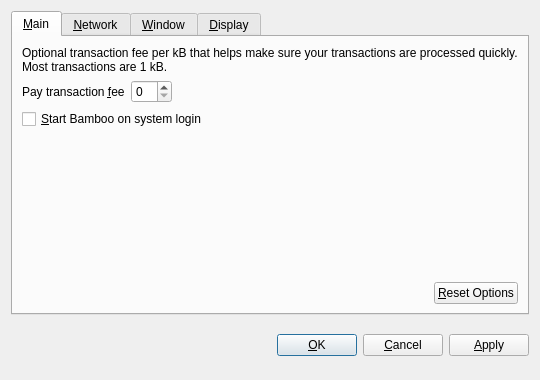
<?xml version="1.0" encoding="UTF-8"?>
<ui version="4.0">
 <class>OptionsDialog</class>
 <widget class="QDialog" name="OptionsDialog">
  <property name="geometry">
   <rect>
    <x>0</x>
    <y>0</y>
    <width>540</width>
    <height>380</height>
   </rect>
  </property>
  <property name="windowTitle">
   <string>Options</string>
  </property>
  <property name="modal">
   <bool>true</bool>
  </property>
  <layout class="QVBoxLayout" name="verticalLayout">
   <item>
    <widget class="QTabWidget" name="tabWidget">
     <property name="tabPosition">
      <enum>QTabWidget::North</enum>
     </property>
     <property name="currentIndex">
      <number>0</number>
     </property>
     <widget class="QWidget" name="tabMain">
      <attribute name="title">
       <string>&amp;Main</string>
      </attribute>
      <layout class="QVBoxLayout" name="verticalLayout_Main">
       <item>
        <widget class="QLabel" name="transactionFeeInfoLabel">
         <property name="text">
          <string>Optional transaction fee per kB that helps make sure your transactions are processed quickly. Most transactions are 1 kB.</string>
         </property>
         <property name="textFormat">
          <enum>Qt::PlainText</enum>
         </property>
         <property name="wordWrap">
          <bool>true</bool>
         </property>
        </widget>
       </item>
       <item>
        <layout class="QHBoxLayout" name="horizontalLayout_1_Main">
         <item>
          <widget class="QLabel" name="transactionFeeLabel">
           <property name="text">
            <string>Pay transaction &amp;fee</string>
           </property>
           <property name="textFormat">
            <enum>Qt::PlainText</enum>
           </property>
           <property name="buddy">
            <cstring>transactionFee</cstring>
           </property>
          </widget>
         </item>
         <item>
          <widget class="BitcoinAmountField" name="transactionFee"/>
         </item>
         <item>
          <spacer name="horizontalSpacer_1_Main">
           <property name="orientation">
            <enum>Qt::Horizontal</enum>
           </property>
           <property name="sizeHint" stdset="0">
            <size>
             <width>40</width>
             <height>20</height>
            </size>
           </property>
          </spacer>
         </item>
        </layout>
       </item>
       <item>
        <widget class="QCheckBox" name="bitcoinAtStartup">
         <property name="toolTip">
          <string>Automatically start Bamboo after logging in to the system.</string>
         </property>
         <property name="text">
          <string>&amp;Start Bamboo on system login</string>
         </property>
        </widget>
       </item>
       <item>
        <spacer name="verticalSpacer_Main">
         <property name="orientation">
          <enum>Qt::Vertical</enum>
         </property>
         <property name="sizeHint" stdset="0">
          <size>
           <width>20</width>
           <height>40</height>
          </size>
         </property>
        </spacer>
       </item>
       <item>
        <layout class="QHBoxLayout" name="horizontalLayout_2_Main">
         <item>
          <spacer name="horizontalSpacer_2_Main">
           <property name="orientation">
            <enum>Qt::Horizontal</enum>
           </property>
           <property name="sizeHint" stdset="0">
            <size>
             <width>40</width>
             <height>20</height>
            </size>
           </property>
          </spacer>
         </item>
         <item>
          <widget class="QPushButton" name="resetButton">
           <property name="toolTip">
            <string>Reset all client options to default.</string>
           </property>
           <property name="text">
            <string>&amp;Reset Options</string>
           </property>
           <property name="autoDefault">
            <bool>false</bool>
           </property>
          </widget>
         </item>
        </layout>
       </item>
      </layout>
     </widget>
     <widget class="QWidget" name="tabNetwork">
      <attribute name="title">
       <string>&amp;Network</string>
      </attribute>
      <layout class="QVBoxLayout" name="verticalLayout_Network">
       <item>
        <widget class="QCheckBox" name="mapPortUpnp">
         <property name="toolTip">
          <string>Automatically open the Bamboo client port on the router. This only works when your router supports UPnP and it is enabled.</string>
         </property>
         <property name="text">
          <string>Map port using &amp;UPnP</string>
         </property>
        </widget>
       </item>
       <item>
        <widget class="QCheckBox" name="connectSocks">
         <property name="toolTip">
          <string>Connect to the Bamboo network through a SOCKS proxy (e.g. when connecting through Tor).</string>
         </property>
         <property name="text">
          <string>&amp;Connect through SOCKS proxy:</string>
         </property>
        </widget>
       </item>
       <item>
        <layout class="QHBoxLayout" name="horizontalLayout_Network">
         <item>
          <widget class="QLabel" name="proxyIpLabel">
           <property name="text">
            <string>Proxy &amp;IP:</string>
           </property>
           <property name="textFormat">
            <enum>Qt::PlainText</enum>
           </property>
           <property name="buddy">
            <cstring>proxyIp</cstring>
           </property>
          </widget>
         </item>
         <item>
          <widget class="QValidatedLineEdit" name="proxyIp">
           <property name="maximumSize">
            <size>
             <width>140</width>
             <height>16777215</height>
            </size>
           </property>
           <property name="toolTip">
            <string>IP address of the proxy (e.g. 127.0.0.1)</string>
           </property>
          </widget>
         </item>
         <item>
          <widget class="QLabel" name="proxyPortLabel">
           <property name="text">
            <string>&amp;Port:</string>
           </property>
           <property name="textFormat">
            <enum>Qt::PlainText</enum>
           </property>
           <property name="buddy">
            <cstring>proxyPort</cstring>
           </property>
          </widget>
         </item>
         <item>
          <widget class="QLineEdit" name="proxyPort">
           <property name="maximumSize">
            <size>
             <width>55</width>
             <height>16777215</height>
            </size>
           </property>
           <property name="toolTip">
            <string>Port of the proxy (e.g. 9050)</string>
           </property>
          </widget>
         </item>
         <item>
          <widget class="QLabel" name="socksVersionLabel">
           <property name="text">
            <string>SOCKS &amp;Version:</string>
           </property>
           <property name="textFormat">
            <enum>Qt::PlainText</enum>
           </property>
           <property name="buddy">
            <cstring>socksVersion</cstring>
           </property>
          </widget>
         </item>
         <item>
          <widget class="QValueComboBox" name="socksVersion">
           <property name="toolTip">
            <string>SOCKS version of the proxy (e.g. 5)</string>
           </property>
          </widget>
         </item>
         <item>
          <spacer name="horizontalSpacer_Network">
           <property name="orientation">
            <enum>Qt::Horizontal</enum>
           </property>
           <property name="sizeHint" stdset="0">
            <size>
             <width>40</width>
             <height>20</height>
            </size>
           </property>
          </spacer>
         </item>
        </layout>
       </item>
       <item>
        <spacer name="verticalSpacer_Network">
         <property name="orientation">
          <enum>Qt::Vertical</enum>
         </property>
         <property name="sizeHint" stdset="0">
          <size>
           <width>20</width>
           <height>40</height>
          </size>
         </property>
        </spacer>
       </item>
      </layout>
     </widget>
     <widget class="QWidget" name="tabWindow">
      <attribute name="title">
       <string>&amp;Window</string>
      </attribute>
      <layout class="QVBoxLayout" name="verticalLayout_Window">
       <item>
        <widget class="QCheckBox" name="minimizeToTray">
         <property name="toolTip">
          <string>Show only a tray icon after minimizing the window.</string>
         </property>
         <property name="text">
          <string>&amp;Minimize to the tray instead of the taskbar</string>
         </property>
        </widget>
       </item>
       <item>
        <widget class="QCheckBox" name="minimizeOnClose">
         <property name="toolTip">
          <string>Minimize instead of exit the application when the window is closed. When this option is enabled, the application will be closed only after selecting Quit in the menu.</string>
         </property>
         <property name="text">
          <string>M&amp;inimize on close</string>
         </property>
        </widget>
       </item>
       <item>
        <spacer name="verticalSpacer_Window">
         <property name="orientation">
          <enum>Qt::Vertical</enum>
         </property>
         <property name="sizeHint" stdset="0">
          <size>
           <width>20</width>
           <height>40</height>
          </size>
         </property>
        </spacer>
       </item>
      </layout>
     </widget>
     <widget class="QWidget" name="tabDisplay">
      <attribute name="title">
       <string>&amp;Display</string>
      </attribute>
      <layout class="QVBoxLayout" name="verticalLayout_Display">
       <item>
        <layout class="QHBoxLayout" name="horizontalLayout_1_Display">
         <item>
          <widget class="QLabel" name="langLabel">
           <property name="text">
            <string>User Interface &amp;language:</string>
           </property>
           <property name="textFormat">
            <enum>Qt::PlainText</enum>
           </property>
           <property name="buddy">
            <cstring>lang</cstring>
           </property>
          </widget>
         </item>
         <item>
          <widget class="QValueComboBox" name="lang">
           <property name="toolTip">
            <string>The user interface language can be set here. This setting will take effect after restarting Bamboo.</string>
           </property>
          </widget>
         </item>
        </layout>
       </item>
       <item>
        <layout class="QHBoxLayout" name="horizontalLayout_2_Display">
         <item>
          <widget class="QLabel" name="unitLabel">
           <property name="text">
            <string>&amp;Unit to show amounts in:</string>
           </property>
           <property name="textFormat">
            <enum>Qt::PlainText</enum>
           </property>
           <property name="buddy">
            <cstring>unit</cstring>
           </property>
          </widget>
         </item>
         <item>
          <widget class="QValueComboBox" name="unit">
           <property name="toolTip">
            <string>Choose the default subdivision unit to show in the interface and when sending coins.</string>
           </property>
          </widget>
         </item>
        </layout>
       </item>
       <item>
        <widget class="QCheckBox" name="displayAddresses">
         <property name="toolTip">
          <string>Whether to show Bamboo addresses in the transaction list or not.</string>
         </property>
         <property name="text">
          <string>&amp;Display addresses in transaction list</string>
         </property>
        </widget>
       </item>
       <item>
        <widget class="QCheckBox" name="coinControlFeatures">
         <property name="toolTip">
          <string>Whether to show coin control features or not.</string>
         </property>
         <property name="text">
          <string>Display coin &amp;control features (experts only!)</string>
         </property>
        </widget>
       </item>
       <item>
        <spacer name="verticalSpacer_Display">
         <property name="orientation">
          <enum>Qt::Vertical</enum>
         </property>
         <property name="sizeHint" stdset="0">
          <size>
           <width>20</width>
           <height>40</height>
          </size>
         </property>
        </spacer>
       </item>
      </layout>
     </widget>
    </widget>
   </item>
   <item>
    <layout class="QHBoxLayout" name="horizontalLayout_Buttons">
     <item>
      <spacer name="horizontalSpacer_1">
       <property name="orientation">
        <enum>Qt::Horizontal</enum>
       </property>
       <property name="sizeHint" stdset="0">
        <size>
         <width>40</width>
         <height>48</height>
        </size>
       </property>
      </spacer>
     </item>
     <item>
      <widget class="QLabel" name="statusLabel">
       <property name="font">
        <font>
         <weight>75</weight>
         <bold>true</bold>
        </font>
       </property>
       <property name="text">
        <string/>
       </property>
       <property name="textFormat">
        <enum>Qt::PlainText</enum>
       </property>
       <property name="wordWrap">
        <bool>true</bool>
       </property>
      </widget>
     </item>
     <item>
      <spacer name="horizontalSpacer_2">
       <property name="orientation">
        <enum>Qt::Horizontal</enum>
       </property>
       <property name="sizeHint" stdset="0">
        <size>
         <width>40</width>
         <height>48</height>
        </size>
       </property>
      </spacer>
     </item>
     <item>
      <widget class="QPushButton" name="okButton">
       <property name="text">
        <string>&amp;OK</string>
       </property>
      </widget>
     </item>
     <item>
      <widget class="QPushButton" name="cancelButton">
       <property name="text">
        <string>&amp;Cancel</string>
       </property>
       <property name="autoDefault">
        <bool>false</bool>
       </property>
      </widget>
     </item>
     <item>
      <widget class="QPushButton" name="applyButton">
       <property name="text">
        <string>&amp;Apply</string>
       </property>
       <property name="autoDefault">
        <bool>false</bool>
       </property>
      </widget>
     </item>
    </layout>
   </item>
  </layout>
 </widget>
 <customwidgets>
  <customwidget>
   <class>BitcoinAmountField</class>
   <extends>QSpinBox</extends>
   <header>bitcoinamountfield.h</header>
  </customwidget>
  <customwidget>
   <class>QValueComboBox</class>
   <extends>QComboBox</extends>
   <header>qvaluecombobox.h</header>
  </customwidget>
  <customwidget>
   <class>QValidatedLineEdit</class>
   <extends>QLineEdit</extends>
   <header>qvalidatedlineedit.h</header>
  </customwidget>
 </customwidgets>
 <resources/>
 <connections/>
</ui>
